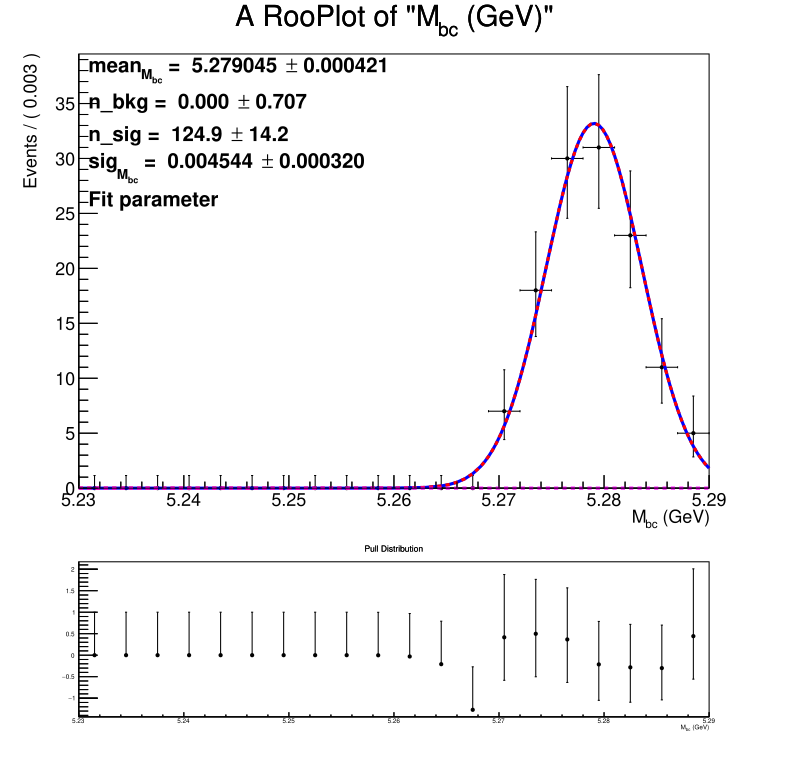

Source code (Python):
#!/usr/bin/env python
# -*- coding: utf-8 -*-

import ROOT

######################Fit Variables#################
mbc = ROOT.RooRealVar("mbc","M_{bc} (GeV)",5.23,5.29)
####defining DATAFRAME{unbinned histogram}(FROM FIT VARIABLE) TO FIT AND PLOT
data = ROOT.RooDataSet("data", "data", ROOT.RooArgSet(mbc))

# Loading input root file and creating new root file
inFile = ROOT.TFile.Open("/home/sana/ssana/MC15ri/data/charged/mdst_000001_prod00024816_task10020000001.root")
inTree = inFile.Get('tree')
NEvent = inTree.GetEntries()

# Loading data 
counter =0
for iEvent in range(inTree.GetEntries()):
    inTree.GetEntry(iEvent)
    signal = getattr(inTree, 'isSignal')
    o_de = getattr(inTree, 'deltaE')
    o_mbc = getattr(inTree, 'Mbc')
    o_md0 = getattr(inTree, 'D0_bar_InvM')
    o_r2 = getattr(inTree, 'R2')
    o_kid = getattr(inTree, 'Kp_PID_bin_kaon')
    # o_ = getattr(inTree, '')
    if((o_md0>1.84) and (o_md0<1.89) and (o_mbc>5.23) and (o_mbc < 5.29) and (o_r2 < 0.3) and (o_de < 0.05) and (o_de > -0.05) and (o_kid > 0.6)):
        data.add(ROOT.RooArgSet(mbc))
        counter += 1


# //Drawing casual Histogram(BINNED) before fitting
# binDataSet = ROOT.RooDataHist("binDataSet", "binDataSet", mbc, data)
# c1 = ROOT.TCanvas("c1", "", 1500, 1500)  
# xframe1 = mbc.frame(ROOT.RooFit.Title(""), ROOT.RooFit.Bins(200))
# binDataSet.plotOn(xframe1, ROOT.Binning(200), ROOT.DataError(ROOT.RooAbsData.SumW2()))
# xframe1.Draw()
# c1.SaveAs("py_prefit_histo.png")


#***********************************Mbc fit****************************
#--- Build Signal PDF ---
sigmean = ROOT.RooRealVar("mean_{M_{bc}}","B^{#pm} mass",5.279145,5.27,5.29)
sigwidth = ROOT.RooRealVar("sig_{M_{bc}}","B^{#pm} width",0.002708,0., 0.01)
gauss1 = ROOT.RooGaussian("gauss1","gaussian PDF",mbc,sigmean,sigwidth) #Gauss1 signal for mbc

# // --- Build Argus background PDF ---
argpar = ROOT.RooRealVar("argpar","argus shape parameter",-34.70)#,-100.,-1.)
argus = ROOT.RooArgusBG("argus","Argus PDF",mbc,ROOT.RooFit.RooConst(5.29),argpar) #mbc background		 
    
# //Initialization of parameter before adding two pdf
event_count = counter 
signal_count = counter*0.4
back_count = counter*0.6
n_sig = ROOT.RooRealVar("n_sig", "n_sig", signal_count, 0., event_count)#52000
n_bkg = ROOT.RooRealVar("n_bkg", "n_bkg", back_count, 0., event_count)#95000
sum = ROOT.RooAddPdf("sum","sum",ROOT.RooArgList(gauss1,argus),ROOT.RooArgList(n_sig, n_bkg))#adding two pdf

sum.fitTo(data)#fitting

#   /*********************Start Plotting and showing outpouts*****************/
#   //Plotting fitted result
frame = mbc.frame()#20)
data.plotOn(frame)
sum.plotOn(frame)
sum.plotOn(frame) 
sum.paramOn(frame,      #Prints the fitted parameter on the canvas
            ROOT.RooFit.FillColor(ROOT.kRed),
            ROOT.RooFit.Label("Fit parameters"),
            ROOT.RooFit.Layout(0.1, 0.35, 0.9),
            ROOT.RooFit.Format("NELU", ROOT.RooFit.AutoPrecision(1)),
            ROOT.RooFit.ShowConstants())
sum.plotOn(frame,ROOT.RooFit.Components(gauss1),ROOT.RooFit.LineColor(ROOT.kRed),
            ROOT.RooFit.LineStyle(ROOT.kDashed))
sum.plotOn(frame,ROOT.RooFit.Components(argus),ROOT.RooFit.LineColor(ROOT.kMagenta),
            ROOT.RooFit.LineStyle(ROOT.kDashed))

# //Extract info. from fitting frame and showing
chisq = frame.chiSquare()#extract chi2 value
hpull = frame.pullHist() #extract pull distribution
print(f"chi2 of mbc fitting = {chisq}") #Printing chi2 value
frame3 = mbc.frame() # ROOT.Title("Pull Distribution") #Frame for plotting pull distribution
frame3.addPlotable(hpull,"P") 

# //Start drawing fitting results
c2 = ROOT.TCanvas("c2", "", 1500, 1500) 
pad1 = ROOT.TPad("pad1", "pad1", 0, 0.3, 1, 1.0)
pad1.Draw()             # Draw the upper pad: pad1
pad1.cd()  
frame.Draw() 

c2.cd()          # Go back to the main canvas before defining pad2
pad2 = ROOT.TPad("pad2", "pad2", 0, 0.05, 1, 0.3)
pad2.Draw()
pad2.cd() 
frame3.Draw() 
c2.SaveAs("py_mbcfit.pdf")
